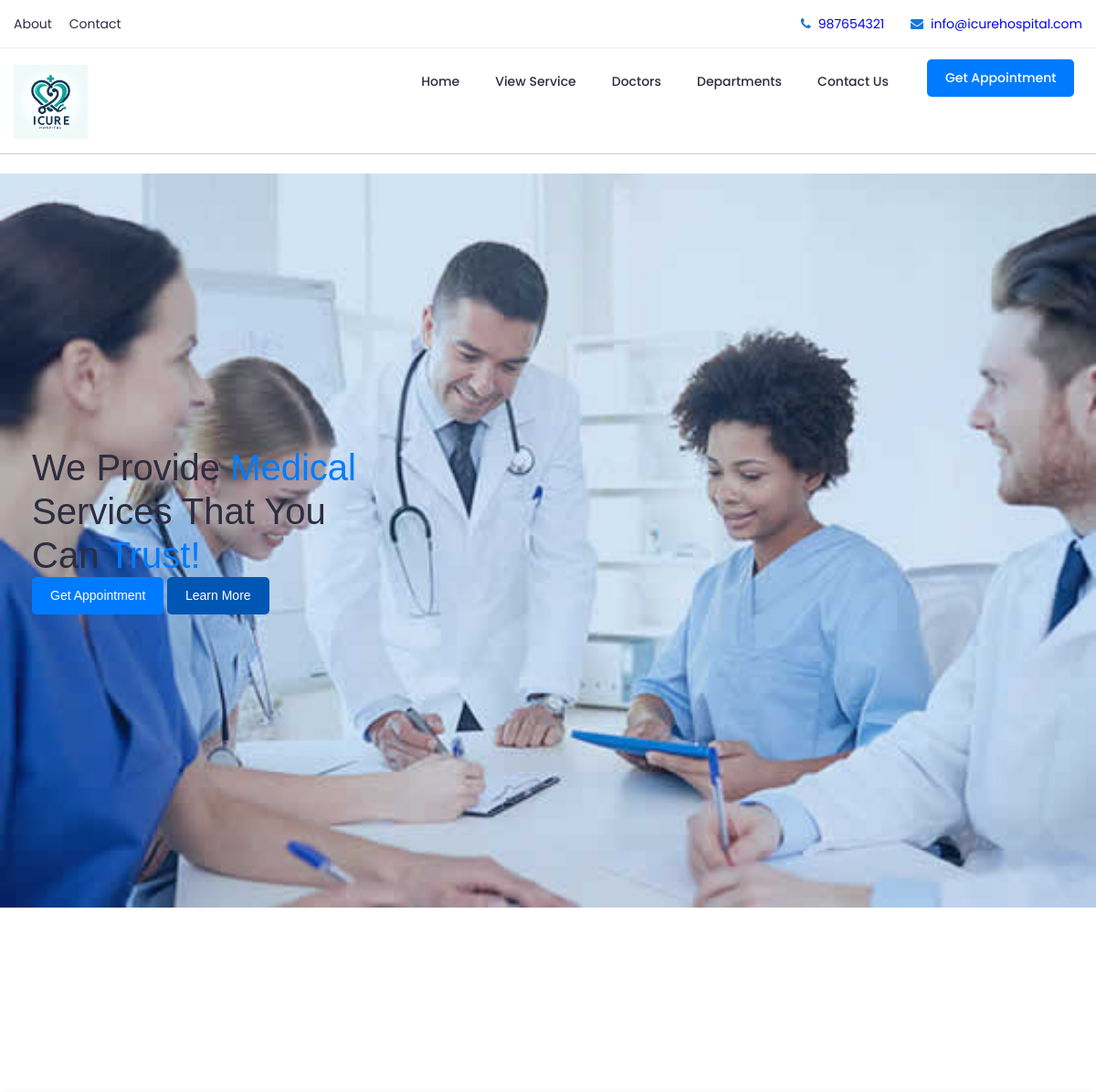
/ (upper part), run on an earlier commit of the app's database.
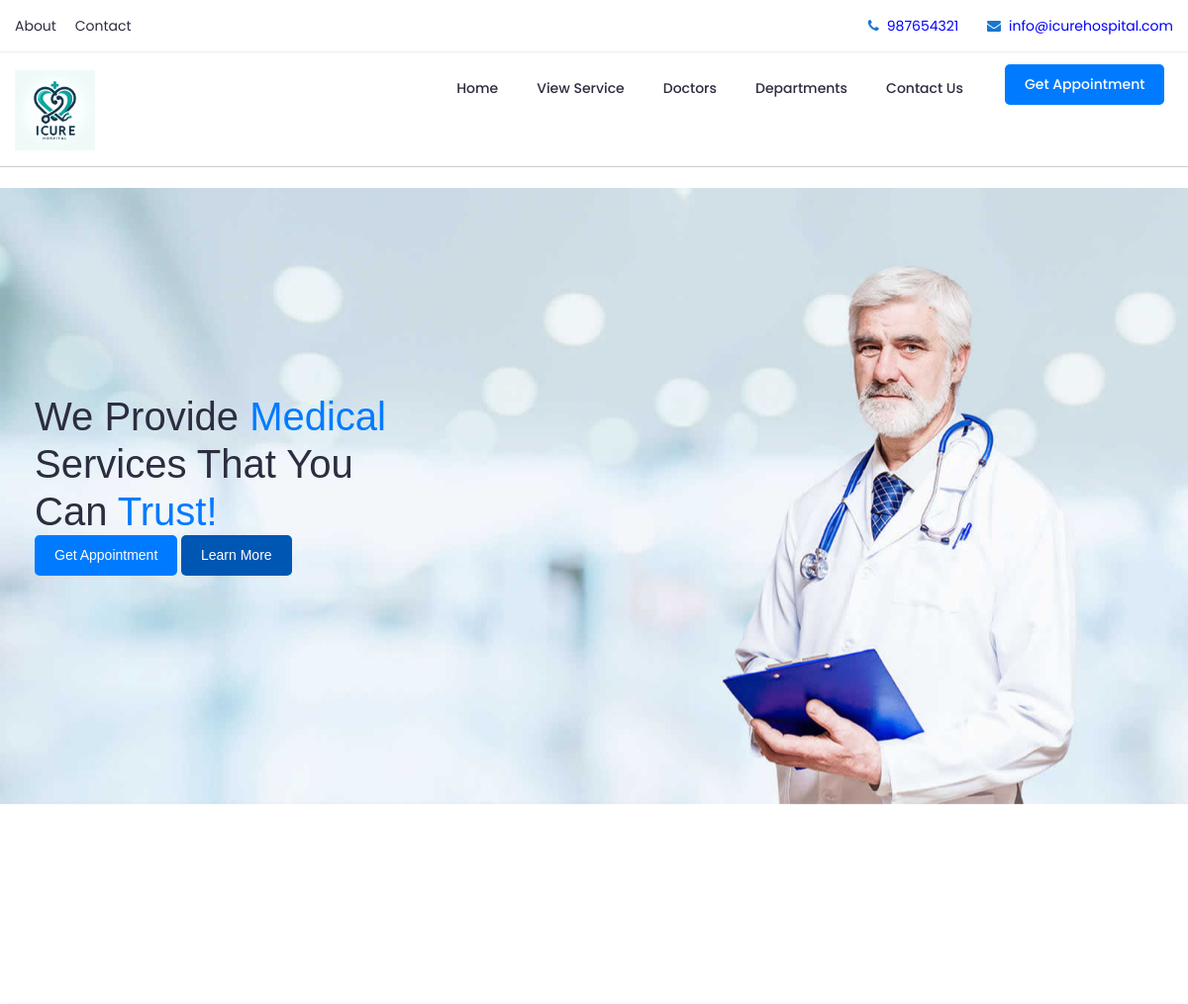
And on a later commit of the database.
### healthcare/models.py (models this page shows)
class Banner(models.Model):
    image1 = models.ImageField(upload_to='banner/')
    title1 = models.CharField(max_length=300)
    class Meta:
        verbose_name = 'Banner'
        verbose_name_plural = 'Banners'

### healthcare/views.py (the view)
# urls.py: 2. Add a URL to urlpatterns:  path('', views.home, name='home')
def home(request):
    banners = Banner.objects.all()
    schedule = Schedule.objects.all()
    funfact = FunFact.objects.all()
    data = {
        'banners': banners,
        'schedules':schedule,
        'funfacts':funfact
    }
    return render(request, 'pages/home/home.html', data)

### healthcare/general.py (called while the page is built)
def global_data_pass(request):
    data = {
        'setting':Setting.objects.first(),
    }
    return  data

### healthcare/templates/pages/home/home.html (shortened to what this page needs)
{% extends "layouts/master.html" %}
{% load static %}
{% block content %}
<body>
  <div id="carouselExampleAutoplaying" class="carousel slide" data-bs-ride="carousel">
    <div class="carousel-inner">
      {% for banner in banners %}
      <div class="carousel-item {% if forloop.first %}active{% endif %}">
        <img src="{{ banner.image1.url }}" class="d-block w-100" alt="...">
      </div>
      {% endfor %}
    </div>
    <div class="card-img-overlay d-flex align-items-center">
      <div class="col-md-4 mb-4">
        <h1 class="text-left fw-bold text-shadow">We Provide <span class="text-primary">Medical</span> Services That You Can <span class="text-primary">Trust!</span></h1>
        <div class="button">
          <a href="{% url 'appointment' %}" class="btn">Get Appointment</a>
          <a href="{% url 'doctor' %}" class="btn primary">Learn More</a>
        </div>
      </div>
    </div>
  </div>
  <br>
  <section class="schedule">
  </section>
<br>
</body>
{% endblock %}

What changed in the data, as far as the page shows it:
removed Banner: image1 (picture)
added Banner: image1 (picture)
